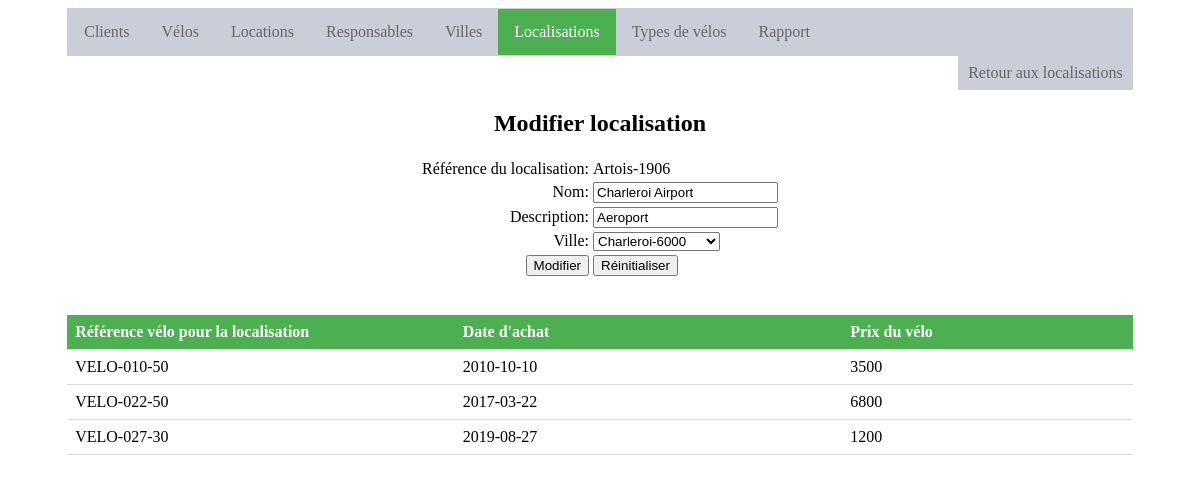
/update_localisation.php?id_localisation=Artois-1906, run on the app's committed database.
### tables this page shows
CREATE TABLE IF NOT EXISTS `Localisation` (
  `id_localisation` varchar(20) NOT NULL,
  `nom_loc` varchar(50) NOT NULL,
  `description` varchar(200) NOT NULL,
  `id_ville` varchar(20) NOT NULL
);

CREATE TABLE IF NOT EXISTS `Velo` (
  `id_velo` varchar(50) NOT NULL,
  `date_achat` date NOT NULL,
  `prix_velo` varchar(20) NOT NULL,
  `description` varchar(250) NOT NULL,
  `prix_location` varchar(20) NOT NULL,
  `id_type_velo` varchar(50) NOT NULL,
  `id_localisation` varchar(20) NOT NULL
);

### update_localisation.php (the view, shortened to what this page needs)
<!DOCTYPE html>
<html>
<link rel="stylesheet" type="text/css" href="./style.css">
<head>
</head>
<body>
<div class="contenant">
	<div class="menu">
		<ul class="menu">
			<li class="menu"><a href="index.php">Clients</a></li>
			<li class="menu"><a href="velo.php">V&eacute;los</a></li>
			<li class="menu"><a href="location.php">Locations</a></li>
			<li class="menu"><a href="responsable.php">Responsables</a></li>
			<li class="menu"><a href="ville.php">Villes</a></li>
			<li class="menu"><a class="active" href="localisation.php">Localisations</a></li>
			<li class="menu"><a href="type_velo.php">Types de v&eacute;los</a></li>
			<li class="menu"><a href="rapport.php">Rapport</a></li>
		</ul>
		<ul class="menu_s">
			<li class="menu_s"><a href="localisation.php">Retour aux localisations</a></li>
		</ul>
	</div>
	<div>
	<h2 align="center"> Modifier localisation</h2>
	<?php
	if (isset($_GET['id_localisation'])){
		$db_user = "s160180";
		$db= "mschyns_s160180";
		$db_pass = "mrhxz46474";
		$con= mysqli_connect("php2.hec.ulg.ac.be",$db_user,$db_pass,$db);
		$id_localisation = $_GET["id_localisation"];
		$requete = "SELECT * FROM Localisation WHERE id_localisation = '" . $id_localisation . "'";
		$result = mysqli_query($con, $requete);
		$nbLigne = mysqli_num_rows($result);
		if($nbLigne == 0){
			die("<center class=\"alert\">Cette localisation '.$id_localisation.' est inexistant.</center>");
		}else{
			$row = mysqli_fetch_array($result);
			$nom_loc=$row['nom_loc'];
			$description=$row['description'];
			$id_ville=$row['id_ville'];
		}
		echo "<form name=\"localisation_update\" action=\"update_localisation.php?id_localisation=$id_localisation\" method=\"post\">";
		echo "<table align=\"center\">";
		echo "<tr><td align=right>R&eacute;f&eacute;rence du localisation: </td><td>".$id_localisation."<input type=\"hidden\" name=\"id_localisation\" value=\"".$id_localisation."\"></td></tr>";
		echo "<tr><td align=right>Nom: </td><td><input type=\"text\" name=\"nom_loc\" value=\"".$nom_loc."\"></td></tr>";
		echo "<tr><td align=right>Description: </td><td><input type=\"text\" name=\"description\" value=\"".$description."\"></td></tr>";
		echo "<tr><td align=right>Ville: </td><td><select name=\"id_ville\" value=\"".$id_ville."\">";
			$result_option = mysqli_query($con, "SELECT id_ville FROM Ville");
			while($row = mysqli_fetch_array($result_option)){
				if ($row['id_ville'] == $id_ville){
					echo "<option value=\"".$row['id_ville']."\" selected>".$row['id_ville']."</option>";
				}else{
					echo "<option value=\"".$row['id_ville']."\">".$row['id_ville']."</option>";
				}
			}
		echo "</select>";
		echo "</td></tr>";
		echo "<tr><td align=right><input type=\"submit\" name=\"save_btn\" value=\"Modifier\"></td><td><input type=\"reset\" name=\"res_btn\" value=\"R&eacute;initialiser\"></td></tr>";
		echo "</table>";
		echo "</form>";
		echo "<br>";
		echo "<br>";
		$result_localisation = mysqli_query($con, "SELECT id_velo, date_achat, prix_velo FROM Velo WHERE id_localisation= '" . $id_localisation. "'");
		echo "<table class=\"list\" align=\"center\">";
		echo "<th>R&eacute;f&eacute;rence v&eacute;lo pour la localisation</th><th>Date d'achat</th><th>Prix du v&eacute;lo</th>";
		while($row_localisation = mysqli_fetch_array($result_localisation)){
			echo "<tr class=\"list\">";
			echo "<td class=\"list\" width=\"20%\">".$row_localisation['id_velo']."</td>";
			echo "<td class=\"list\" width=\"20%\">".$row_localisation['date_achat']."</td>";
			echo "<td class=\"list\" width=\"15%\">".$row_localisation['prix_velo']."</td>";
			echo "</tr>";
		}
		echo "</table>";
	}else{
		header('Location: localisation.php');
		exit();
	}
	?>
	</div>
	</div>
</body>
</html>

### style.css (style rules this page uses)
.contenant { display:block; margin-left: auto; margin-right: auto; width:90%; }
ul.menu { list-style-type: none; margin: 0; padding: 0; overflow: hidden; border: 1px solid #caced9; background-color: #caced9; }
li.menu { float: left; }
li.menu a { display: block; color: #666; text-align: center; padding: 14px 16px; text-decoration: none; }
li.menu a.active { color: white; background-color: #4CAF50; }
ul.menu_s { list-style-type: none; margin: 0; padding: 0; overflow: hidden; background-color: white; }
li.menu_s { float: right; }
li.menu_s a { display: block; color: #666; text-align: center; padding: 8px 10px; text-decoration: none; background-color: #caced9; }
table.list { border-collapse: collapse; margin: 0 auto; width: 100%; }
th { padding: 8px; text-align: left; border-bottom: 1px solid #ddd; background-color: #4CAF50; color:white; }
td.list { padding: 8px; text-align: left; border-bottom: 1px solid #ddd; }
a:link { color: blue; }

### data on the page
localisation: nom_loc "Charleroi Airport", description "Aeroport"
velo: id_velo "VELO-010-50", date_achat "2010-10-10", prix_velo "3500"
velo: id_velo "VELO-022-50", date_achat "2017-03-22", prix_velo "6800"
velo: id_velo "VELO-027-30", date_achat "2019-08-27", prix_velo "1200"

### other printed values
$id_localisation "Artois-1906"
form field id_ville "Charleroi-6000"
